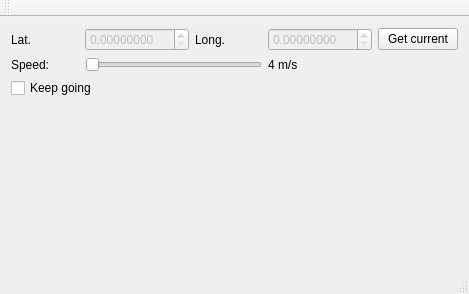
<?xml version="1.0" encoding="UTF-8"?>
<ui version="4.0">
 <class>MainWindow</class>
 <widget class="QMainWindow" name="MainWindow">
  <property name="geometry">
   <rect>
    <x>0</x>
    <y>0</y>
    <width>469</width>
    <height>294</height>
   </rect>
  </property>
  <property name="focusPolicy">
   <enum>Qt::StrongFocus</enum>
  </property>
  <property name="windowTitle">
   <string>MainWindow</string>
  </property>
  <widget class="QWidget" name="centralWidget">
   <layout class="QGridLayout" name="gridLayout">
    <item row="1" column="0">
     <widget class="QLabel" name="label_3">
      <property name="text">
       <string>Speed:</string>
      </property>
     </widget>
    </item>
    <item row="0" column="1">
     <widget class="QDoubleSpinBox" name="doubleSpinBoxLatitude">
      <property name="enabled">
       <bool>false</bool>
      </property>
      <property name="decimals">
       <number>8</number>
      </property>
      <property name="maximum">
       <double>180.000000000000000</double>
      </property>
      <property name="singleStep">
       <double>0.000100000000000</double>
      </property>
     </widget>
    </item>
    <item row="1" column="3">
     <widget class="QLabel" name="labelSpeed">
      <property name="text">
       <string>4 m/s</string>
      </property>
     </widget>
    </item>
    <item row="0" column="3">
     <widget class="QDoubleSpinBox" name="doubleSpinBoxLongitude">
      <property name="enabled">
       <bool>false</bool>
      </property>
      <property name="decimals">
       <number>8</number>
      </property>
      <property name="maximum">
       <double>180.000000000000000</double>
      </property>
      <property name="singleStep">
       <double>0.000100000000000</double>
      </property>
     </widget>
    </item>
    <item row="0" column="2">
     <widget class="QLabel" name="label_2">
      <property name="text">
       <string>Long.</string>
      </property>
     </widget>
    </item>
    <item row="0" column="4">
     <widget class="QPushButton" name="pushButtonGetCurrentLocation">
      <property name="text">
       <string>Get current</string>
      </property>
     </widget>
    </item>
    <item row="3" column="2">
     <spacer name="verticalSpacer">
      <property name="orientation">
       <enum>Qt::Vertical</enum>
      </property>
      <property name="sizeHint" stdset="0">
       <size>
        <width>20</width>
        <height>40</height>
       </size>
      </property>
     </spacer>
    </item>
    <item row="0" column="0">
     <widget class="QLabel" name="label">
      <property name="text">
       <string>Lat.</string>
      </property>
     </widget>
    </item>
    <item row="1" column="1" colspan="2">
     <widget class="QSlider" name="horizontalSliderSpeed">
      <property name="maximum">
       <number>999</number>
      </property>
      <property name="singleStep">
       <number>5</number>
      </property>
      <property name="orientation">
       <enum>Qt::Horizontal</enum>
      </property>
     </widget>
    </item>
    <item row="2" column="0" colspan="2">
     <widget class="QCheckBox" name="checkBoxKeepGoing">
      <property name="text">
       <string>Keep going</string>
      </property>
     </widget>
    </item>
   </layout>
  </widget>
  <widget class="QMenuBar" name="menuBar">
   <property name="geometry">
    <rect>
     <x>0</x>
     <y>0</y>
     <width>469</width>
     <height>22</height>
    </rect>
   </property>
  </widget>
  <widget class="QToolBar" name="mainToolBar">
   <attribute name="toolBarArea">
    <enum>TopToolBarArea</enum>
   </attribute>
   <attribute name="toolBarBreak">
    <bool>false</bool>
   </attribute>
  </widget>
  <widget class="QStatusBar" name="statusBar"/>
 </widget>
 <layoutdefault spacing="6" margin="11"/>
 <resources/>
 <connections/>
</ui>
